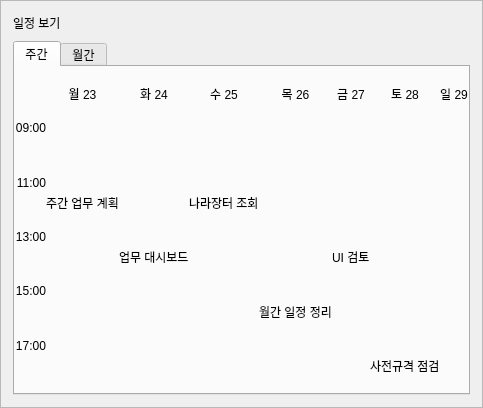
           <widget class="QFrame" name="calendarCard">
            <property name="frameShape">
             <enum>QFrame::StyledPanel</enum>
            </property>
            <property name="class" stdset="0">
             <string>card</string>
            </property>
            <layout class="QVBoxLayout" name="calendarCardLayout">
             <property name="spacing">
              <number>8</number>
             </property>
             <property name="leftMargin">
              <number>12</number>
             </property>
             <property name="topMargin">
              <number>12</number>
             </property>
             <property name="rightMargin">
              <number>12</number>
             </property>
             <property name="bottomMargin">
              <number>12</number>
             </property>
             <item>
              <layout class="QHBoxLayout" name="calendarHeaderLayout">
               <item>
                <widget class="QLabel" name="lbl_calendar_title">
                 <property name="text">
                  <string>일정 보기</string>
                 </property>
                 <property name="class" stdset="0">
                  <string>cardTitle</string>
                 </property>
                </widget>
               </item>
               <item>
                <spacer name="calendarHeaderSpacer">
                 <property name="orientation">
                  <enum>Qt::Horizontal</enum>
                 </property>
                 <property name="sizeHint" stdset="0">
                  <size>
                   <width>20</width>
                   <height>20</height>
                  </size>
                 </property>
                </spacer>
               </item>
              </layout>
             </item>
             <item>
              <widget class="QTabWidget" name="calendarStack">
               <property name="currentIndex">
                <number>0</number>
               </property>
               <widget class="QWidget" name="weekPage">
                <attribute name="title">
                 <string>주간</string>
                </attribute>
                <layout class="QGridLayout" name="weekGrid">
                 <property name="leftMargin">
                  <number>0</number>
                 </property>
                 <property name="topMargin">
                  <number>0</number>
                 </property>
                 <property name="rightMargin">
                  <number>0</number>
                 </property>
                 <property name="bottomMargin">
                  <number>0</number>
                 </property>
                 <property name="spacing">
                  <number>0</number>
                 </property>
                 <item row="0" column="0">
                  <widget class="QLabel" name="week_time_header">
                   <property name="text">
                    <string/>
                   </property>
                  </widget>
                 </item>
                 <item row="0" column="1">
                  <widget class="QLabel" name="week_mon">
                   <property name="text">
                    <string>월 23</string>
                   </property>
                   <property name="alignment">
                    <set>Qt::AlignCenter</set>
                   </property>
                   <property name="class" stdset="0">
                    <string>dayHeader</string>
                   </property>
                  </widget>
                 </item>
                 <item row="0" column="2">
                  <widget class="QLabel" name="week_tue">
                   <property name="text">
                    <string>화 24</string>
                   </property>
                   <property name="alignment">
                    <set>Qt::AlignCenter</set>
                   </property>
                   <property name="class" stdset="0">
                    <string>dayHeader</string>
                   </property>
                  </widget>
                 </item>
                 <item row="0" column="3">
                  <widget class="QLabel" name="week_wed">
                   <property name="text">
                    <string>수 25</string>
                   </property>
                   <property name="alignment">
                    <set>Qt::AlignCenter</set>
                   </property>
                   <property name="class" stdset="0">
                    <string>dayHeader</string>
                   </property>
                  </widget>
                 </item>
                 <item row="0" column="4">
                  <widget class="QLabel" name="week_thu">
                   <property name="text">
                    <string>목 26</string>
                   </property>
                   <property name="alignment">
                    <set>Qt::AlignCenter</set>
                   </property>
                   <property name="class" stdset="0">
                    <string>dayHeader</string>
                   </property>
                  </widget>
                 </item>
                 <item row="0" column="5">
                  <widget class="QLabel" name="week_fri">
                   <property name="text">
                    <string>금 27</string>
                   </property>
                   <property name="alignment">
                    <set>Qt::AlignCenter</set>
                   </property>
                   <property name="class" stdset="0">
                    <string>dayHeader</string>
                   </property>
                  </widget>
                 </item>
                 <item row="0" column="6">
                  <widget class="QLabel" name="week_sat">
                   <property name="text">
                    <string>토 28</string>
                   </property>
                   <property name="alignment">
                    <set>Qt::AlignCenter</set>
                   </property>
                   <property name="class" stdset="0">
                    <string>dayHeader</string>
                   </property>
                  </widget>
                 </item>
                 <item row="0" column="7">
                  <widget class="QLabel" name="week_sun">
                   <property name="text">
                    <string>일 29</string>
                   </property>
                   <property name="alignment">
                    <set>Qt::AlignCenter</set>
                   </property>
                   <property name="class" stdset="0">
                    <string>dayHeader</string>
                   </property>
                  </widget>
                 </item>
                 <item row="1" column="0">
                  <widget class="QLabel" name="time_09">
                   <property name="text">
                    <string>09:00</string>
                   </property>
                   <property name="alignment">
                    <set>Qt::AlignRight|Qt::AlignTop|Qt::AlignTrailing</set>
                   </property>
                   <property name="class" stdset="0">
                    <string>timeLabel</string>
                   </property>
                  </widget>
                 </item>
                 <item row="2" column="0">
                  <widget class="QLabel" name="time_11">
                   <property name="text">
                    <string>11:00</string>
                   </property>
                   <property name="alignment">
                    <set>Qt::AlignRight|Qt::AlignTop|Qt::AlignTrailing</set>
                   </property>
                   <property name="class" stdset="0">
                    <string>timeLabel</string>
                   </property>
                  </widget>
                 </item>
                 <item row="3" column="0">
                  <widget class="QLabel" name="time_13">
                   <property name="text">
                    <string>13:00</string>
                   </property>
                   <property name="alignment">
                    <set>Qt::AlignRight|Qt::AlignTop|Qt::AlignTrailing</set>
                   </property>
                   <property name="class" stdset="0">
                    <string>timeLabel</string>
                   </property>
                  </widget>
                 </item>
                 <item row="4" column="0">
                  <widget class="QLabel" name="time_15">
                   <property name="text">
                    <string>15:00</string>
                   </property>
                   <property name="alignment">
                    <set>Qt::AlignRight|Qt::AlignTop|Qt::AlignTrailing</set>
                   </property>
                   <property name="class" stdset="0">
                    <string>timeLabel</string>
                   </property>
                  </widget>
                 </item>
                 <item row="5" column="0">
                  <widget class="QLabel" name="time_17">
                   <property name="text">
                    <string>17:00</string>
                   </property>
                   <property name="alignment">
                    <set>Qt::AlignRight|Qt::AlignTop|Qt::AlignTrailing</set>
                   </property>
                   <property name="class" stdset="0">
                    <string>timeLabel</string>
                   </property>
                  </widget>
                 </item>
                 <item row="1" column="1">
                  <widget class="QFrame" name="weekcell_11">
                   <property name="minimumSize">
                    <size>
                     <width>0</width>
                     <height>48</height>
                    </size>
                   </property>
                   <property name="frameShape">
                    <enum>QFrame::NoFrame</enum>
                   </property>
                   <property name="class" stdset="0">
                    <string>timelineCell</string>
                   </property>
                  </widget>
                 </item>
                 <item row="1" column="2">
                  <widget class="QFrame" name="weekcell_12">
                   <property name="minimumSize">
                    <size>
                     <width>0</width>
                     <height>48</height>
                    </size>
                   </property>
                   <property name="frameShape">
                    <enum>QFrame::NoFrame</enum>
                   </property>
                   <property name="class" stdset="0">
                    <string>timelineCell</string>
                   </property>
                  </widget>
                 </item>
                 <item row="1" column="3">
                  <widget class="QFrame" name="weekcell_13">
                   <property name="minimumSize">
                    <size>
                     <width>0</width>
                     <height>48</height>
                    </size>
                   </property>
                   <property name="frameShape">
                    <enum>QFrame::NoFrame</enum>
                   </property>
                   <property name="class" stdset="0">
                    <string>timelineCell</string>
                   </property>
                  </widget>
                 </item>
                 <item row="1" column="4">
                  <widget class="QFrame" name="weekcell_14">
                   <property name="minimumSize">
                    <size>
                     <width>0</width>
                     <height>48</height>
                    </size>
                   </property>
                   <property name="frameShape">
                    <enum>QFrame::NoFrame</enum>
                   </property>
                   <property name="class" stdset="0">
                    <string>timelineCell</string>
                   </property>
                  </widget>
                 </item>
                 <item row="1" column="5">
                  <widget class="QFrame" name="weekcell_15">
                   <property name="minimumSize">
                    <size>
                     <width>0</width>
                     <height>48</height>
                    </size>
                   </property>
                   <property name="frameShape">
                    <enum>QFrame::NoFrame</enum>
                   </property>
                   <property name="class" stdset="0">
                    <string>timelineCell</string>
                   </property>
                  </widget>
                 </item>
                 <item row="1" column="6">
                  <widget class="QFrame" name="weekcell_16">
                   <property name="minimumSize">
                    <size>
                     <width>0</width>
                     <height>48</height>
                    </size>
                   </property>
                   <property name="frameShape">
                    <enum>QFrame::NoFrame</enum>
                   </property>
                   <property name="class" stdset="0">
                    <string>timelineCell</string>
                   </property>
                  </widget>
                 </item>
                 <item row="1" column="7">
                  <widget class="QFrame" name="weekcell_17">
                   <property name="minimumSize">
                    <size>
                     <width>0</width>
                     <height>48</height>
                    </size>
                   </property>
                   <property name="frameShape">
                    <enum>QFrame::NoFrame</enum>
                   </property>
                   <property name="class" stdset="0">
                    <string>timelineCell</string>
                   </property>
                  </widget>
                 </item>
                 <item row="2" column="2">
                  <widget class="QFrame" name="weekcell_22">
                   <property name="minimumSize">
                    <size>
                     <width>0</width>
                     <height>48</height>
                    </size>
                   </property>
                   <property name="frameShape">
                    <enum>QFrame::NoFrame</enum>
                   </property>
                  </widget>
                 </item>
                 <item row="2" column="4">
                  <widget class="QFrame" name="weekcell_24">
                   <property name="minimumSize">
                    <size>
                     <width>0</width>
                     <height>48</height>
                    </size>
                   </property>
                   <property name="frameShape">
                    <enum>QFrame::NoFrame</enum>
                   </property>
                  </widget>
                 </item>
                 <item row="2" column="5">
                  <widget class="QFrame" name="weekcell_25">
                   <property name="minimumSize">
                    <size>
                     <width>0</width>
                     <height>48</height>
                    </size>
                   </property>
                   <property name="frameShape">
                    <enum>QFrame::NoFrame</enum>
                   </property>
                  </widget>
                 </item>
                 <item row="2" column="6">
                  <widget class="QFrame" name="weekcell_26">
                   <property name="minimumSize">
                    <size>
                     <width>0</width>
                     <height>48</height>
                    </size>
                   </property>
                   <property name="frameShape">
                    <enum>QFrame::NoFrame</enum>
                   </property>
                  </widget>
                 </item>
                 <item row="2" column="7">
                  <widget class="QFrame" name="weekcell_27">
                   <property name="minimumSize">
                    <size>
                     <width>0</width>
                     <height>48</height>
                    </size>
                   </property>
                   <property name="frameShape">
                    <enum>QFrame::NoFrame</enum>
                   </property>
                  </widget>
                 </item>
                 <item row="3" column="1">
                  <widget class="QFrame" name="weekcell_31">
                   <property name="minimumSize">
                    <size>
                     <width>0</width>
                     <height>48</height>
                    </size>
                   </property>
                   <property name="frameShape">
                    <enum>QFrame::NoFrame</enum>
                   </property>
                  </widget>
                 </item>
                 <item row="3" column="3">
                  <widget class="QFrame" name="weekcell_33">
                   <property name="minimumSize">
                    <size>
                     <width>0</width>
                     <height>48</height>
                    </size>
                   </property>
                   <property name="frameShape">
                    <enum>QFrame::NoFrame</enum>
                   </property>
                  </widget>
                 </item>
                 <item row="3" column="4">
                  <widget class="QFrame" name="weekcell_34">
                   <property name="minimumSize">
                    <size>
                     <width>0</width>
                     <height>48</height>
                    </size>
                   </property>
                   <property name="frameShape">
                    <enum>QFrame::NoFrame</enum>
                   </property>
                  </widget>
                 </item>
                 <item row="3" column="6">
                  <widget class="QFrame" name="weekcell_36">
                   <property name="minimumSize">
                    <size>
                     <width>0</width>
                     <height>48</height>
                    </size>
                   </property>
                   <property name="frameShape">
                    <enum>QFrame::NoFrame</enum>
                   </property>
                  </widget>
                 </item>
                 <item row="3" column="7">
                  <widget class="QFrame" name="weekcell_37">
                   <property name="minimumSize">
                    <size>
                     <width>0</width>
                     <height>48</height>
                    </size>
                   </property>
                   <property name="frameShape">
                    <enum>QFrame::NoFrame</enum>
                   </property>
                  </widget>
                 </item>
                 <item row="4" column="1">
                  <widget class="QFrame" name="weekcell_41">
                   <property name="minimumSize">
                    <size>
                     <width>0</width>
                     <height>48</height>
                    </size>
                   </property>
                   <property name="frameShape">
                    <enum>QFrame::NoFrame</enum>
                   </property>
                  </widget>
                 </item>
                 <item row="4" column="2">
                  <widget class="QFrame" name="weekcell_42">
                   <property name="minimumSize">
                    <size>
                     <width>0</width>
                     <height>48</height>
                    </size>
                   </property>
                   <property name="frameShape">
                    <enum>QFrame::NoFrame</enum>
                   </property>
                  </widget>
                 </item>
                 <item row="4" column="3">
                  <widget class="QFrame" name="weekcell_43">
                   <property name="minimumSize">
                    <size>
                     <width>0</width>
                     <height>48</height>
                    </size>
                   </property>
                   <property name="frameShape">
                    <enum>QFrame::NoFrame</enum>
                   </property>
                  </widget>
                 </item>
                 <item row="4" column="5">
                  <widget class="QFrame" name="weekcell_45">
                   <property name="minimumSize">
                    <size>
                     <width>0</width>
                     <height>48</height>
                    </size>
                   </property>
                   <property name="frameShape">
                    <enum>QFrame::NoFrame</enum>
                   </property>
                  </widget>
                 </item>
                 <item row="4" column="6">
                  <widget class="QFrame" name="weekcell_46">
                   <property name="minimumSize">
                    <size>
                     <width>0</width>
                     <height>48</height>
                    </size>
                   </property>
                   <property name="frameShape">
                    <enum>QFrame::NoFrame</enum>
                   </property>
                  </widget>
                 </item>
                 <item row="4" column="7">
                  <widget class="QFrame" name="weekcell_47">
                   <property name="minimumSize">
                    <size>
                     <width>0</width>
                     <height>48</height>
                    </size>
                   </property>
                   <property name="frameShape">
                    <enum>QFrame::NoFrame</enum>
                   </property>
                  </widget>
                 </item>
                 <item row="5" column="1">
                  <widget class="QFrame" name="weekcell_51">
                   <property name="minimumSize">
                    <size>
                     <width>0</width>
                     <height>48</height>
                    </size>
                   </property>
                   <property name="frameShape">
                    <enum>QFrame::NoFrame</enum>
                   </property>
                  </widget>
                 </item>
                 <item row="5" column="2">
                  <widget class="QFrame" name="weekcell_52">
                   <property name="minimumSize">
                    <size>
                     <width>0</width>
                     <height>48</height>
                    </size>
                   </property>
                   <property name="frameShape">
                    <enum>QFrame::NoFrame</enum>
                   </property>
                  </widget>
                 </item>
                 <item row="5" column="3">
                  <widget class="QFrame" name="weekcell_53">
                   <property name="minimumSize">
                    <size>
                     <width>0</width>
                     <height>48</height>
                    </size>
                   </property>
                   <property name="frameShape">
                    <enum>QFrame::NoFrame</enum>
                   </property>
                  </widget>
                 </item>
                 <item row="5" column="4">
                  <widget class="QFrame" name="weekcell_54">
                   <property name="minimumSize">
                    <size>
                     <width>0</width>
                     <height>48</height>
                    </size>
                   </property>
                   <property name="frameShape">
                    <enum>QFrame::NoFrame</enum>
                   </property>
                  </widget>
                 </item>
                 <item row="5" column="5">
                  <widget class="QFrame" name="weekcell_55">
                   <property name="minimumSize">
                    <size>
                     <width>0</width>
                     <height>48</height>
                    </size>
                   </property>
                   <property name="frameShape">
                    <enum>QFrame::NoFrame</enum>
                   </property>
                  </widget>
                 </item>
                 <item row="5" column="7">
                  <widget class="QFrame" name="weekcell_57">
                   <property name="minimumSize">
                    <size>
                     <width>0</width>
                     <height>48</height>
                    </size>
                   </property>
                   <property name="frameShape">
                    <enum>QFrame::NoFrame</enum>
                   </property>
                  </widget>
                 </item>
                 <item row="2" column="1">
                  <widget class="QLabel" name="event_week_plan">
                   <property name="text">
                    <string>주간 업무 계획</string>
                   </property>
                   <property name="alignment">
                    <set>Qt::AlignLeading|Qt::AlignLeft|Qt::AlignVCenter</set>
                   </property>
                   <property name="class" stdset="0">
                    <string>eventBlue</string>
                   </property>
                  </widget>
                 </item>
                 <item row="2" column="3">
                  <widget class="QLabel" name="event_bid_query">
                   <property name="text">
                    <string>나라장터 조회</string>
                   </property>
                   <property name="alignment">
                    <set>Qt::AlignLeading|Qt::AlignLeft|Qt::AlignVCenter</set>
                   </property>
                   <property name="class" stdset="0">
                    <string>eventAmber</string>
                   </property>
                  </widget>
                 </item>
                 <item row="3" column="2">
                  <widget class="QLabel" name="event_dashboard">
                   <property name="text">
                    <string>업무 대시보드</string>
                   </property>
                   <property name="alignment">
                    <set>Qt::AlignLeading|Qt::AlignLeft|Qt::AlignVCenter</set>
                   </property>
                   <property name="class" stdset="0">
                    <string>eventBlue</string>
                   </property>
                  </widget>
                 </item>
                 <item row="3" column="5">
                  <widget class="QLabel" name="event_ui_review">
                   <property name="text">
                    <string>UI 검토</string>
                   </property>
                   <property name="alignment">
                    <set>Qt::AlignLeading|Qt::AlignLeft|Qt::AlignVCenter</set>
                   </property>
                   <property name="class" stdset="0">
                    <string>eventBlue</string>
                   </property>
                  </widget>
                 </item>
                 <item row="4" column="4">
                  <widget class="QLabel" name="event_month_plan">
                   <property name="text">
                    <string>월간 일정 정리</string>
                   </property>
                   <property name="alignment">
                    <set>Qt::AlignLeading|Qt::AlignLeft|Qt::AlignVCenter</set>
                   </property>
                   <property name="class" stdset="0">
                    <string>eventAmber</string>
                   </property>
                  </widget>
                 </item>
                 <item row="5" column="6">
                  <widget class="QLabel" name="event_spec_review">
                   <property name="text">
                    <string>사전규격 점검</string>
                   </property>
                   <property name="alignment">
                    <set>Qt::AlignLeading|Qt::AlignLeft|Qt::AlignVCenter</set>
                   </property>
                   <property name="class" stdset="0">
                    <string>eventAmber</string>
                   </property>
                  </widget>
                 </item>
                </layout>
               </widget>
               <widget class="QWidget" name="monthPage">
                <attribute name="title">
                 <string>월간</string>
                </attribute>
                <layout class="QVBoxLayout" name="monthLayout">
                 <property name="leftMargin">
                  <number>0</number>
                 </property>
                 <property name="topMargin">
                  <number>0</number>
                 </property>
                 <property name="rightMargin">
                  <number>0</number>
                 </property>
                 <property name="bottomMargin">
                  <number>0</number>
                 </property>
                 <item>
                  <widget class="QCalendarWidget" name="calendarWidget">
                   <property name="minimumSize">
                    <size>
                     <width>0</width>
                     <height>300</height>
                    </size>
                   </property>
                   <property name="firstDayOfWeek">
                    <enum>Qt::Monday</enum>
                   </property>
                   <property name="gridVisible">
                    <bool>true</bool>
                   </property>
                   <property name="selectionMode">
                    <enum>QCalendarWidget::SingleSelection</enum>
                   </property>
                   <property name="horizontalHeaderFormat">
                    <enum>QCalendarWidget::ShortDayNames</enum>
                   </property>
                   <property name="verticalHeaderFormat">
                    <enum>QCalendarWidget::NoVerticalHeader</enum>
                   </property>
                  </widget>
                 </item>
                 <item>
                  <widget class="QLabel" name="lbl_month_hint">
                   <property name="text">
                    <string>날짜를 선택하면 오른쪽 목록에서 일정을 확인할 수 있습니다.</string>
                   </property>
                  </widget>
                 </item>
                </layout>
               </widget>
              </widget>
             </item>
            </layout>
           </widget>
